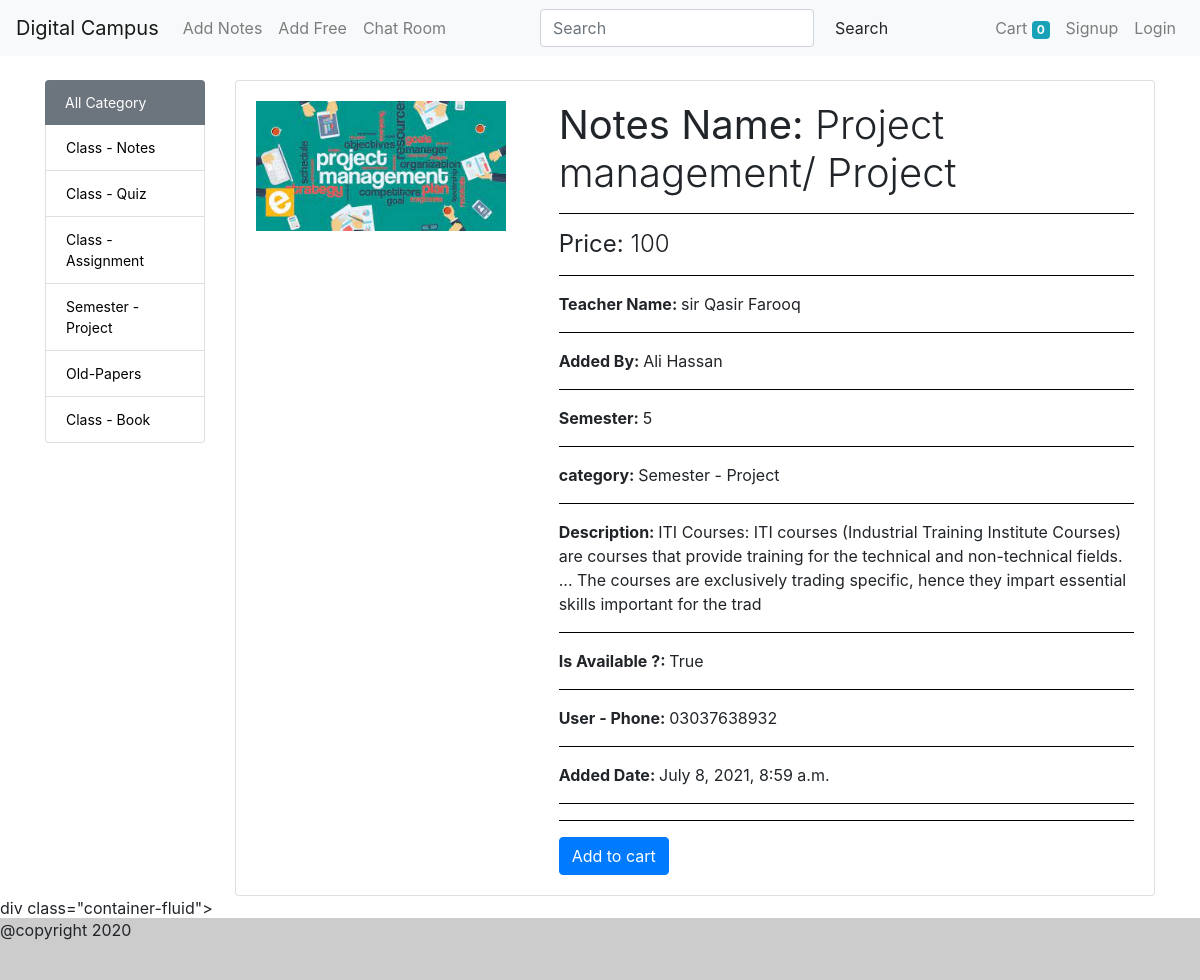
The page /store/?id=34 on the database its author committed.
### store/models/category.py (models this page shows)
class Category(models.Model):
	name = models.CharField(max_length=20)
	def __str__(self):
		return self.name
	@staticmethod
	def getAllCategory():
		return Category.objects.all()

### store/models/product.py (models this page shows, shortened)
class Product(models.Model):
	name = models.CharField(max_length=220)
	student = models.ForeignKey(Customer, on_delete=models.CASCADE,null=True,blank=True )
	semester = models.IntegerField(choices=	STATUS,default=1, validators=[MinValueValidator(1), MaxValueValidator(8)])
	Teacher = models.CharField(max_length=100,null=True,default='Sir zain')
	price = models.IntegerField(default=1, validators=[MinValueValidator(1), MaxValueValidator(100000)])
	department = models.CharField(max_length=100,default='CS@IT',null=True)
	category = models.ForeignKey(Category,on_delete=models.CASCADE,default=1)
	Description = models.TextField(null=True,)
	image = models.ImageField(upload_to='upload/products')
	fileupload = models.FileField(upload_to='upload/products',null= True,blank=True)
	phone_number = models.CharField(max_length=13,null=True,default="Number")
	is_Available = models.BooleanField(null=True,)
	date = models.DateTimeField(auto_now_add=True)
	@staticmethod
	def getAllProduct():
		return Product.objects.all()

### store/models/customer.py (models this page shows, shortened)
class Customer(models.Model):
	name = models.CharField(max_length=50)
	email = models.EmailField(max_length=255)
	phone = models.CharField(max_length=15)
	password = models.CharField(max_length=255)
	def __str__(self):
		return self.name

### store/views/home.py (the view, shortened to what this page needs)
# urls.py: path('',Home.as_view(), name='home1'),
class Home(View):
	def get(self,request):
		cart = request.session.get('cart')
		categories = Category.getAllCategory()
		products = Product.getAllProduct().order_by('-id')
		if request.GET.get('id'):
			filterProductById = Product.objects.get(id=int(request.GET.get('id')))
			return render(request, 'productDetail.html',{"product":filterProductById,"categories":categories})

### store/templates/productDetail.html (shortened to what this page needs)
{% extends 'base.html' %}
{% load cart %}
{% block content %}
<div class="container">
    <div class="row">
        <div class="col-md-2 mb-3">
            <ul class="list-group">
                <li class="list-group-item active bg-secondary border-0"><a style="text-decoration:none; color:white;" href="/store">All Category</a></li>
            	{% for category in categories %}
                <li class="list-group-item"><a style="text-decoration:none; color:black;" href="?category_id={{ category.id }}">{{ category.name }}</a></li>
				{% endfor %}
            </ul>
        </div>
        <div class="col-md-10">
            	{% if product  %}
                    <div class="card">
                        <div class="card-body">
                            <div class="row">
                                <div class="col-md-4">
                                    {% if product.image %}
                                    <img src="{{ product.image.url }}"  width="250px" alt="{{ product.name }}">
                                    {% endif %}
                                </div>
                                <div class="col-md-8">
                                    <div>
                                        <h1 class="font-weight-light"><strong>Notes Name: </strong> {{ product.name }}</h1>
                                        <hr style="border: none; border-bottom: 1px solid black;">
                                        <h4 class="font-weight-light"><strong>Price: </strong> {{ product.price }}</h4>
                                          <hr style="border: none; border-bottom: 1px solid black;">
                                        <p class="mt-2"><strong>Teacher Name: </strong> {{ product.Teacher }}</p>
                                         <hr style="border: none; border-bottom: 1px solid black;">
                                          <p class="mt-2"><strong> Added By: </strong> {{ product.student }}</p>
                                         <hr style="border: none; border-bottom: 1px solid black;">
                                         <p class="mt-2"><strong>Semester: </strong> {{ product.semester }}</p>
                                         <hr style="border: none; border-bottom: 1px solid black;">
                                         <p class="mt-2"><strong>category: </strong> {{ product.category}}</p>
                                       <hr style="border: none; border-bottom: 1px solid black;">
                                        <p class="mt-2"><strong>Description: </strong> {{ product.Description }}</p>
                                         <hr style="border: none; border-bottom: 1px solid black;">
                                        <p class="mt-2"><strong>Is Available ?: </strong> {{ product.is_Available }}</p>
                                        <hr style="border: none; border-bottom: 1px solid black;">
                                         <p class="mt-2"><strong>User - Phone: </strong> {{ product.phone_number}}</p>
                                        <hr style="border: none; border-bottom: 1px solid black;">
                                        <p class="mt-2"><strong>Added Date: </strong> {{ product.date }}</p>
                                       <hr style="border: none; border-bottom: 1px solid black;">
                                     <hr style="border: none; border-bottom: 1px solid black;">
                                         <form action="#{{ product.id }}" method="POST">
                                            {% if product|is_in_cart:request.session.cart %}
                                            <a class="btn btn-warning" href="cart">Go to cart </a>
                                            {% else %}
                                            <input class="btn btn-primary" type="submit" value="Add to cart">
                                            {% endif %}
                                        </form>
                                    </div>
                                </div>
                            </div>
                        </div>
                    </div>
                {% endif %}
        </div>
    </div>
</div>
{% endblock %}

### store/static/css/style.css (style rules this page uses)
.list-group { font-size:14px; }
html { position: relative; min-height: 100%; }
body { margin-bottom: 60px; }

### rows shown on the page
Category: name "Class - Notes"
Category: name "Class - Quiz"
Category: name "Class - Assignment"
Category: name "Semester - Project"
Category: name "Old-Papers"
Category: name "Class - Book"
Product: image (picture), name "Project management/ Project", price "100", Teacher "sir Qasir Farooq", student "Ali Hassan", semester "5", category "Semester - Project", Description "ITI Courses: ITI courses (Industrial Training Institute Courses) are courses that provide training for the technical and non-technical fields. ... The courses are exclusively trading specific, hence they impart essential skills important for the trad", is_Available "True", phone_number "03037638932", date "July 8, 2021, 8:59 a.m."

### other values the page prints
{{ request.session.cart.keys|length }} "0"
